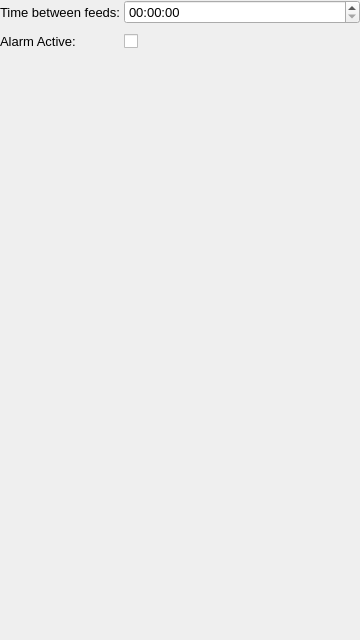
<?xml version="1.0" encoding="UTF-8"?>
<ui version="4.0">
 <class>OptionsScreen</class>
 <widget class="QWidget" name="OptionsScreen">
  <property name="geometry">
   <rect>
    <x>0</x>
    <y>0</y>
    <width>360</width>
    <height>640</height>
   </rect>
  </property>
  <property name="windowTitle">
   <string>Form</string>
  </property>
  <layout class="QVBoxLayout" name="verticalLayout">
   <property name="spacing">
    <number>0</number>
   </property>
   <property name="margin">
    <number>0</number>
   </property>
   <item>
    <layout class="QFormLayout" name="formLayout">
     <property name="sizeConstraint">
      <enum>QLayout::SetMinimumSize</enum>
     </property>
     <property name="fieldGrowthPolicy">
      <enum>QFormLayout::AllNonFixedFieldsGrow</enum>
     </property>
     <property name="formAlignment">
      <set>Qt::AlignLeading|Qt::AlignLeft|Qt::AlignVCenter</set>
     </property>
     <property name="verticalSpacing">
      <number>10</number>
     </property>
     <item row="0" column="0">
      <widget class="QLabel" name="label">
       <property name="font">
        <font>
         <pointsize>10</pointsize>
        </font>
       </property>
       <property name="text">
        <string>Time between feeds: </string>
       </property>
      </widget>
     </item>
     <item row="0" column="1">
      <widget class="QTimeEdit" name="timeEdit">
       <property name="font">
        <font>
         <pointsize>10</pointsize>
        </font>
       </property>
      </widget>
     </item>
     <item row="1" column="0">
      <widget class="QLabel" name="label_2">
       <property name="font">
        <font>
         <pointsize>10</pointsize>
        </font>
       </property>
       <property name="text">
        <string>Alarm Active:</string>
       </property>
      </widget>
     </item>
     <item row="1" column="1">
      <widget class="QCheckBox" name="checkBox">
       <property name="font">
        <font>
         <pointsize>10</pointsize>
        </font>
       </property>
       <property name="text">
        <string/>
       </property>
      </widget>
     </item>
    </layout>
   </item>
   <item>
    <spacer name="verticalSpacer">
     <property name="orientation">
      <enum>Qt::Vertical</enum>
     </property>
     <property name="sizeHint" stdset="0">
      <size>
       <width>20</width>
       <height>527</height>
      </size>
     </property>
    </spacer>
   </item>
  </layout>
 </widget>
 <resources/>
 <connections/>
</ui>
